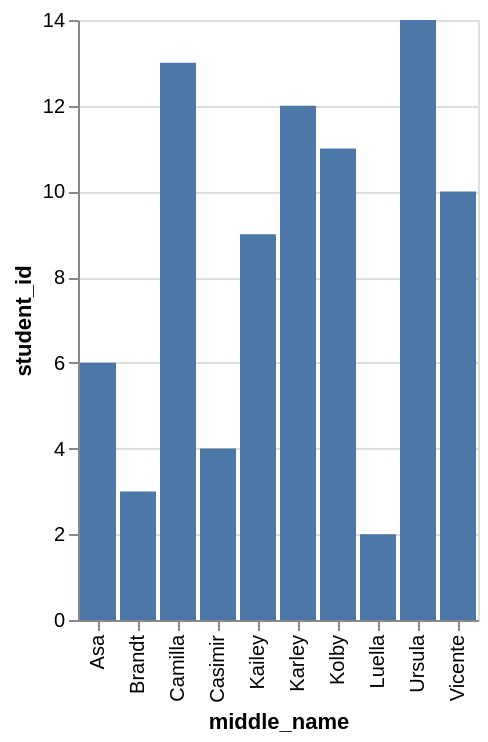

Specify this chart in Vega-Lite:
### Vega-Lite specification from a JSON file in a GitHub repository (floating-point values rounded to 4 significant figures)
{"data": {"values": [{"x_data": "Asa", "y_data": 6}, {"x_data": "Brandt", "y_data": 3}, {"x_data": "Camilla", "y_data": 13}, {"x_data": "Casimir", "y_data": 4}, {"x_data": "Kailey", "y_data": 9}, {"x_data": "Karley", "y_data": 12}, {"x_data": "Kolby", "y_data": 11}, {"x_data": "Luella", "y_data": 2}, {"x_data": "Ursula", "y_data": 14}, {"x_data": "Vicente", "y_data": 10}]}, "mark": "bar", "encoding": {"x": {"field": "x_data", "type": "nominal", "title": "middle_name", "sort": "ascending"}, "y": {"field": "y_data", "type": "quantitative", "title": "student_id"}}}
